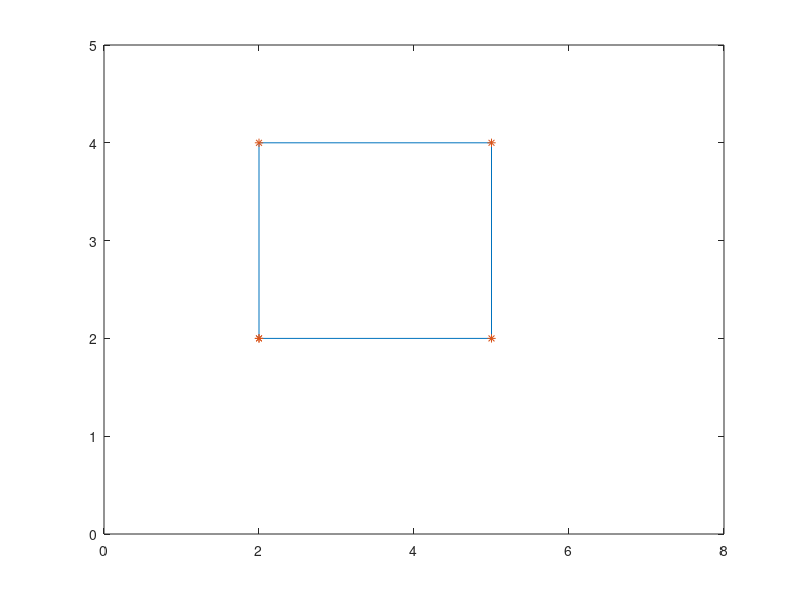

Reproduce this figure in MATLAB. (Note: this script raises an error after producing the figure.)
close all;
clear;
clc;

cage_wp = [2, 2, 2;
           5, 2, 2;
           5, 4, 2;
           2, 4, 2;
           2, 2, 2];

cage_origin_lla_deg_m = [33.2154770, -87.5436600, 0];

%% Test cage plot
figure(1)
plot (cage_wp(:,1), cage_wp(:,2))
hold on
plot (cage_wp(:,1), cage_wp(:,2),'*')
xlim([0 8])
ylim([0 5])

cage_wp(:,2) = -cage_wp(:,2);
coor_wp_lla_deg_m = ned2lla (cage_wp, cage_origin_lla_deg_m,'flat');
% Flip z pos to alt
coor_wp_lla_deg_m (:,3) = - coor_wp_lla_deg_m(:,3);

wp_file_matrix = zeros(size(cage_wp,1)+1,12);
wp_file_matrix(:,1) =  0:size(cage_wp,1);
wp_file_matrix(1,2) = 1;
wp_file_matrix(:,4) = 16;
wp_file_matrix(2:end,3) = 3;
wp_file_matrix(1,9:11) = cage_origin_lla_deg_m;
wp_file_matrix(1:end-1,end) = 1;
wp_file_matrix(2:end, 9:11) = coor_wp_lla_deg_m;

file_name = 'cage_wp.txt';
fid = fopen(file_name,'w');
fprintf(fid,'QGC WPL 110');
writematrix (wp_file_matrix,file_name,'Delimiter','tab','WriteMode','append');
fclose(fid);

figure(2)
plot (coor_wp_lla_deg_m(1:end-1,1), coor_wp_lla_deg_m(1:end-1,2))